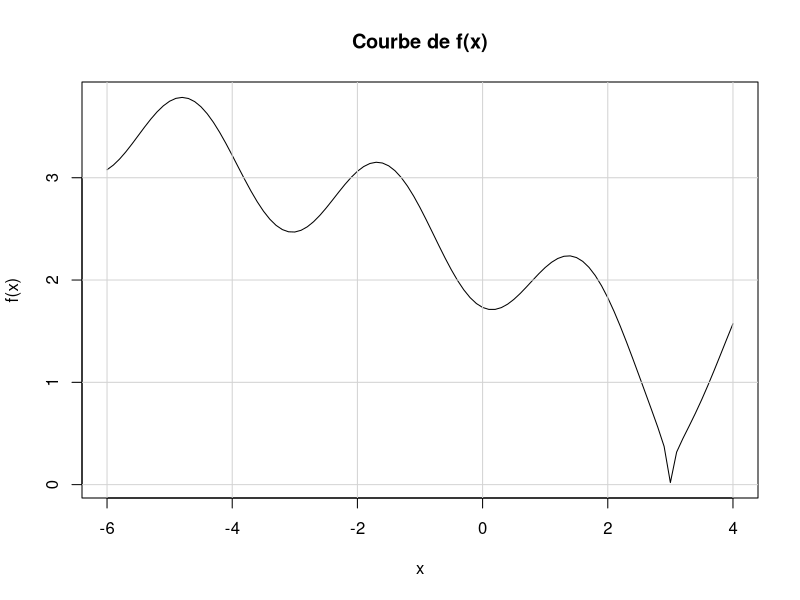

Generate this figure with R:
## Vign? Quentin
## TD1 Parallel Computing for Data Science
## 21/09/2020


## Exercice 1 ####
# 1) is.integer(2) -> FALSE c'est un double
is.integer(2)
# 2) if(sqrt(2) * sqrt(2) != 2) print("what ?!") -> renvoi what car pas double 2
if(sqrt(2) * sqrt(2) != 2) print("what ?!") 
# 3) if(0.1 + 0.2 == 0.3) print("result is ok") -> 
if(0.1 + 0.2 == 0.3) print("result is ok")
# 4) if(0.1 + 0.2 != 0.3) print("no way !!!!")
if(0.1 + 0.2 != 0.3) print("no way !!!!")

## Exercice 2 ####
# 1)
f <- function(x) sin(x)^2 + sqrt(abs(x-3))
f2 <- function(x) -f(x)
# 2)
curve(f, from=-6, to=4, main='Courbe de f(x)')
grid(lty=1)
# 3)
integrate(f, lower = -6, upper = 4)
# 4)
optimise(f,c(-6,4))
# 5)
## Exercice 3 ####
# 1)
simuData <- function(n) rnorm(n)
# 2)
perte <- function(s, y, p) (sum(abs(s-y) ^ p)) ^ (1 / p)

# 3)
y <- simuData(20)
for (p in c(1, 2, 5, 1/2)){
  print(paste("Computation for p = ", p))
  print(optimise(f = perte, interval = range(y), y=y, p=p))
}


## Exercice 4 ####
